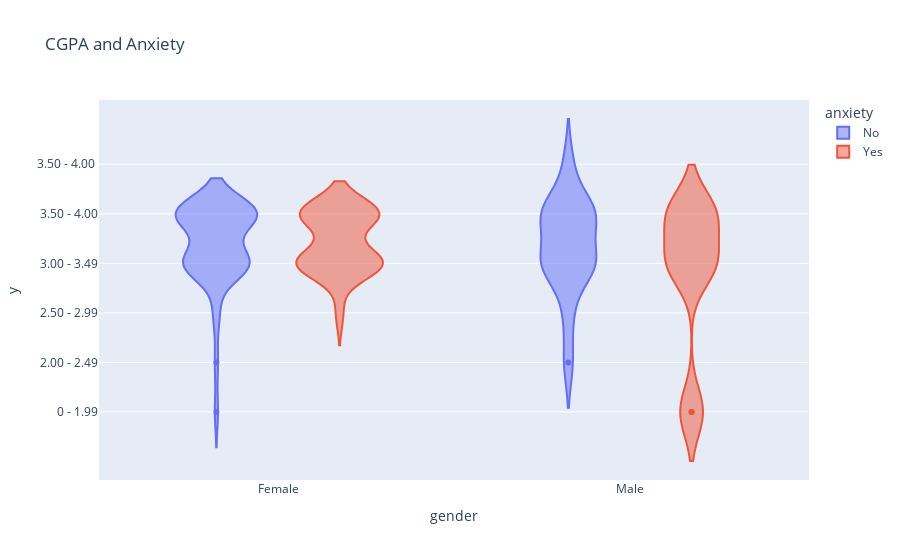

Here is the notebook cell this chart was saved with:
### Code cell
#analysing the relationship between CGPA and Depression. 
d_df = px.violin(df, x="gender", y=df['CGPA'].sort_values(ascending=True), color=df["anxiety"], labels = {'CGPA':'CGPA'},
title = 'CGPA and Anxiety')
d_df.show()

### Figure 1 — Plotly figure (JSON) as saved in the notebook; plotly's stock layout.template omitted (floating-point values rounded to 4 significant figures)
{"data": [{"alignmentgroup": "True", "box": {"visible": false}, "hovertemplate": "anxiety=No<br>gender=%{x}<br>y=%{y}<extra></extra>", "legendgroup": "No", "marker": {"color": "#636efa"}, "name": "No", "offsetgroup": "No", "orientation": "v", "scalegroup": "True", "showlegend": true, "type": "violin", "x": ["Female", "Female", "Male", "Male", "Female", "Female", "Female", "Female", "Female", "Male", "Male", "Female", "Female", "Female", "Female", "Female", "Female", "Female", "Female", "Female", "Male", "Male", "Female", "Female", "Female", "Female", "Female", "Male", "Female", "Male", "Female", "Female", "Female", "Female", "Male", "Male", "Female", "Female", "Female", "Female", "Female", "Female", "Female", "Male", "Female", "Female", "Female", "Female", "Male", "Female", "Female", "Female", "Female", "Female", "Female", "Male", "Female", "Male", "Female", "Female", "Female", "Female", "Female", "Female", "Female", "Male"], "x0": " ", "xaxis": "x", "y": ["0 - 1.99", "2.00 - 2.49", "2.00 - 2.49", "2.50 - 2.99", "2.50 - 2.99", "2.50 - 2.99", "3.00 - 3.49", "3.00 - 3.49", "3.00 - 3.49", "3.00 - 3.49", "3.00 - 3.49", "3.00 - 3.49", "3.00 - 3.49", "3.00 - 3.49", "3.00 - 3.49", "3.00 - 3.49", "3.00 - 3.49", "3.00 - 3.49", "3.00 - 3.49", "3.00 - 3.49", "3.00 - 3.49", "3.00 - 3.49", "3.00 - 3.49", "3.00 - 3.49", "3.00 - 3.49", "3.00 - 3.49", "3.00 - 3.49", "3.00 - 3.49", "3.00 - 3.49", "3.00 - 3.49", "3.00 - 3.49", "3.00 - 3.49", "3.00 - 3.49", "3.50 - 4.00", "3.50 - 4.00", "3.50 - 4.00", "3.50 - 4.00", "3.50 - 4.00", "3.50 - 4.00", "3.50 - 4.00", "3.50 - 4.00", "3.50 - 4.00", "3.50 - 4.00", "3.50 - 4.00", "3.50 - 4.00", "3.50 - 4.00", "3.50 - 4.00", "3.50 - 4.00", "3.50 - 4.00", "3.50 - 4.00", "3.50 - 4.00", "3.50 - 4.00", "3.50 - 4.00", "3.50 - 4.00", "3.50 - 4.00", "3.50 - 4.00", "3.50 - 4.00", "3.50 - 4.00", "3.50 - 4.00", "3.50 - 4.00", "3.50 - 4.00", "3.50 - 4.00", "3.50 - 4.00", "3.50 - 4.00", "3.50 - 4.00", "3.50 - 4.00 "], "y0": " ", "yaxis": "y"}, {"alignmentgroup": "True", "box": {"visible": false}, "hovertemplate": "anxiety=Yes<br>gender=%{x}<br>y=%{y}<extra></extra>", "legendgroup": "Yes", "marker": {"color": "#EF553B"}, "name": "Yes", "offsetgroup": "Yes", "orientation": "v", "scalegroup": "True", "showlegend": true, "type": "violin", "x": ["Male", "Male", "Female", "Male", "Female", "Female", "Female", "Female", "Female", "Male", "Female", "Male", "Female", "Female", "Female", "Female", "Male", "Female", "Female", "Female", "Female", "Female", "Female", "Female", "Male", "Female", "Female", "Female", "Female", "Female", "Male", "Male", "Female", "Male"], "x0": " ", "xaxis": "x", "y": ["0 - 1.99", "0 - 1.99", "2.50 - 2.99", "3.00 - 3.49", "3.00 - 3.49", "3.00 - 3.49", "3.00 - 3.49", "3.00 - 3.49", "3.00 - 3.49", "3.00 - 3.49", "3.00 - 3.49", "3.00 - 3.49", "3.00 - 3.49", "3.00 - 3.49", "3.00 - 3.49", "3.00 - 3.49", "3.00 - 3.49", "3.00 - 3.49", "3.00 - 3.49", "3.50 - 4.00", "3.50 - 4.00", "3.50 - 4.00", "3.50 - 4.00", "3.50 - 4.00", "3.50 - 4.00", "3.50 - 4.00", "3.50 - 4.00", "3.50 - 4.00", "3.50 - 4.00", "3.50 - 4.00", "3.50 - 4.00", "3.50 - 4.00", "3.50 - 4.00", "3.50 - 4.00"], "y0": " ", "yaxis": "y"}], "layout": {"legend": {"title": {"text": "anxiety"}, "tracegroupgap": 0}, "title": {"text": "CGPA and Anxiety"}, "violinmode": "group", "xaxis": {"anchor": "y", "domain": [0, 1], "title": {"text": "gender"}}, "yaxis": {"anchor": "x", "domain": [0, 1], "title": {"text": "y"}}}}
